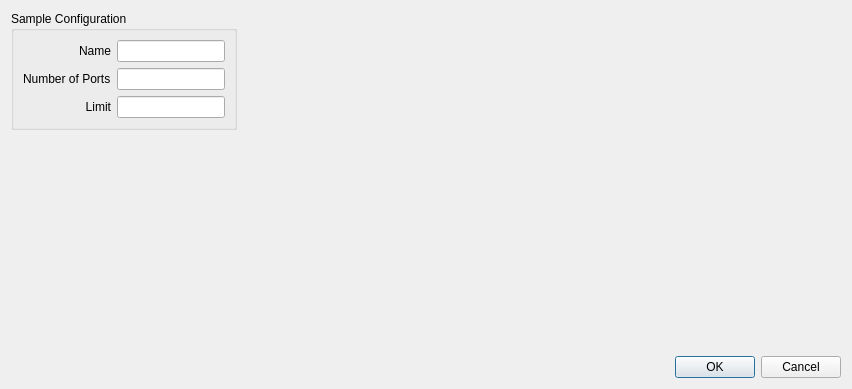
<?xml version="1.0" encoding="UTF-8"?>
<ui version="4.0">
 <class>dialog</class>
 <widget class="QDialog" name="dialog">
  <property name="geometry">
   <rect>
    <x>0</x>
    <y>0</y>
    <width>852</width>
    <height>389</height>
   </rect>
  </property>
  <property name="windowTitle">
   <string>Dialog</string>
  </property>
  <layout class="QVBoxLayout" name="verticalLayout">
   <item>
    <layout class="QHBoxLayout" name="horizontalLayout" stretch="0,0,3">
     <item>
      <layout class="QVBoxLayout" name="sampleConfigVerticalLayout">
       <item>
        <widget class="QGroupBox" name="groupBox">
         <property name="title">
          <string>Sample Configuration</string>
         </property>
         <layout class="QGridLayout" name="gridLayout_2">
          <item row="2" column="1">
           <widget class="QLineEdit" name="portsLineEdit"/>
          </item>
          <item row="0" column="0">
           <widget class="QLabel" name="nameLabel">
            <property name="text">
             <string>Name</string>
            </property>
            <property name="alignment">
             <set>Qt::AlignRight|Qt::AlignTrailing|Qt::AlignVCenter</set>
            </property>
           </widget>
          </item>
          <item row="3" column="0">
           <widget class="QLabel" name="limitLabel">
            <property name="text">
             <string>Limit</string>
            </property>
            <property name="alignment">
             <set>Qt::AlignRight|Qt::AlignTrailing|Qt::AlignVCenter</set>
            </property>
           </widget>
          </item>
          <item row="3" column="1">
           <widget class="QLineEdit" name="limitLineEdit"/>
          </item>
          <item row="0" column="1">
           <widget class="QLineEdit" name="nameLineEdit"/>
          </item>
          <item row="2" column="0">
           <widget class="QLabel" name="portsLabel">
            <property name="text">
             <string>Number of Ports</string>
            </property>
           </widget>
          </item>
         </layout>
        </widget>
       </item>
       <item>
        <spacer name="configVerticalSpacer">
         <property name="orientation">
          <enum>Qt::Vertical</enum>
         </property>
         <property name="sizeHint" stdset="0">
          <size>
           <width>20</width>
           <height>210</height>
          </size>
         </property>
        </spacer>
       </item>
      </layout>
     </item>
     <item>
      <spacer name="horizontalSpacer">
       <property name="orientation">
        <enum>Qt::Horizontal</enum>
       </property>
       <property name="sizeType">
        <enum>QSizePolicy::Fixed</enum>
       </property>
       <property name="sizeHint" stdset="0">
        <size>
         <width>20</width>
         <height>20</height>
        </size>
       </property>
      </spacer>
     </item>
     <item>
      <widget class="VNAConfigurationWidget" name="vna" native="true">
       <property name="sizePolicy">
        <sizepolicy hsizetype="Expanding" vsizetype="Preferred">
         <horstretch>0</horstretch>
         <verstretch>0</verstretch>
        </sizepolicy>
       </property>
      </widget>
     </item>
    </layout>
   </item>
   <item>
    <spacer name="verticalSpacer">
     <property name="orientation">
      <enum>Qt::Vertical</enum>
     </property>
     <property name="sizeType">
      <enum>QSizePolicy::Fixed</enum>
     </property>
     <property name="sizeHint" stdset="0">
      <size>
       <width>20</width>
       <height>20</height>
      </size>
     </property>
    </spacer>
   </item>
   <item>
    <widget class="QDialogButtonBox" name="buttonBox">
     <property name="orientation">
      <enum>Qt::Horizontal</enum>
     </property>
     <property name="standardButtons">
      <set>QDialogButtonBox::Cancel|QDialogButtonBox::Ok</set>
     </property>
    </widget>
   </item>
  </layout>
 </widget>
 <customwidgets>
  <customwidget>
   <class>VNAConfigurationWidget</class>
   <extends>QWidget</extends>
   <header>snpanalyzer/gui/widget/vna_configuration.h</header>
   <container>1</container>
  </customwidget>
 </customwidgets>
 <resources/>
 <connections>
  <connection>
   <sender>buttonBox</sender>
   <signal>accepted()</signal>
   <receiver>dialog</receiver>
   <slot>accept()</slot>
   <hints>
    <hint type="sourcelabel">
     <x>248</x>
     <y>254</y>
    </hint>
    <hint type="destinationlabel">
     <x>157</x>
     <y>274</y>
    </hint>
   </hints>
  </connection>
  <connection>
   <sender>buttonBox</sender>
   <signal>rejected()</signal>
   <receiver>dialog</receiver>
   <slot>reject()</slot>
   <hints>
    <hint type="sourcelabel">
     <x>316</x>
     <y>260</y>
    </hint>
    <hint type="destinationlabel">
     <x>286</x>
     <y>274</y>
    </hint>
   </hints>
  </connection>
 </connections>
</ui>
